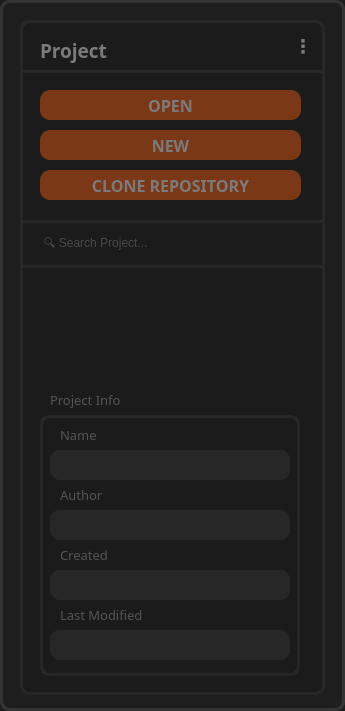
    <widget class="QFrame" name="frm_project_manager">
     <property name="geometry">
      <rect>
       <x>20</x>
       <y>25</y>
       <width>345</width>
       <height>711</height>
      </rect>
     </property>
     <property name="sizePolicy">
      <sizepolicy hsizetype="Preferred" vsizetype="Preferred">
       <horstretch>0</horstretch>
       <verstretch>0</verstretch>
      </sizepolicy>
     </property>
     <property name="styleSheet">
      <string notr="true">border-radius: 10px;
border: 3px solid #333333;
background: #1e1e1e;</string>
     </property>
     <property name="frameShape">
      <enum>QFrame::NoFrame</enum>
     </property>
     <widget class="QFrame" name="frm_project">
      <property name="geometry">
       <rect>
        <x>20</x>
        <y>20</y>
        <width>305</width>
        <height>675</height>
       </rect>
      </property>
      <property name="styleSheet">
       <string notr="true">background-color: #161616;
border: 3px solid #333333;</string>
      </property>
      <widget class="QPushButton" name="btn_open_project">
       <property name="geometry">
        <rect>
         <x>20</x>
         <y>70</y>
         <width>261</width>
         <height>30</height>
        </rect>
       </property>
       <property name="sizePolicy">
        <sizepolicy hsizetype="Fixed" vsizetype="Fixed">
         <horstretch>0</horstretch>
         <verstretch>0</verstretch>
        </sizepolicy>
       </property>
       <property name="font">
        <font>
         <family>JetBrains Mono</family>
         <pointsize>12</pointsize>
         <weight>75</weight>
         <bold>true</bold>
        </font>
       </property>
       <property name="mouseTracking">
        <bool>true</bool>
       </property>
       <property name="layoutDirection">
        <enum>Qt::LeftToRight</enum>
       </property>
       <property name="styleSheet">
        <string notr="true">QPushButton {
	background-color: #FE5C0D;
	color: #FFFFFF;
	padding: 5px;
	border-radius: 10px;
	border: none;
}
QPushButton:hover{
	background-color: rgb(254, 81, 13);
    border: 2px solid rgb(254, 174, 13);
}</string>
       </property>
       <property name="text">
        <string>OPEN</string>
       </property>
      </widget>
      <widget class="QPushButton" name="btn_create_new_project">
       <property name="geometry">
        <rect>
         <x>20</x>
         <y>110</y>
         <width>261</width>
         <height>30</height>
        </rect>
       </property>
       <property name="sizePolicy">
        <sizepolicy hsizetype="Fixed" vsizetype="Fixed">
         <horstretch>0</horstretch>
         <verstretch>0</verstretch>
        </sizepolicy>
       </property>
       <property name="font">
        <font>
         <family>JetBrains Mono</family>
         <pointsize>12</pointsize>
         <weight>75</weight>
         <bold>true</bold>
        </font>
       </property>
       <property name="mouseTracking">
        <bool>true</bool>
       </property>
       <property name="styleSheet">
        <string notr="true">QPushButton {
	background-color: #FE5C0D;
	color: #FFFFFF;
	padding: 5px;
	border-radius: 10px;
	border: none;
}
QPushButton:hover{
	background-color: rgb(254, 81, 13);
    border: 2px solid rgb(254, 174, 13);
}</string>
       </property>
       <property name="text">
        <string>NEW</string>
       </property>
      </widget>
      <widget class="QPushButton" name="btn_clone_repository">
       <property name="geometry">
        <rect>
         <x>20</x>
         <y>150</y>
         <width>261</width>
         <height>30</height>
        </rect>
       </property>
       <property name="sizePolicy">
        <sizepolicy hsizetype="Fixed" vsizetype="Fixed">
         <horstretch>0</horstretch>
         <verstretch>0</verstretch>
        </sizepolicy>
       </property>
       <property name="font">
        <font>
         <family>JetBrains Mono</family>
         <pointsize>12</pointsize>
         <weight>75</weight>
         <bold>true</bold>
        </font>
       </property>
       <property name="mouseTracking">
        <bool>true</bool>
       </property>
       <property name="styleSheet">
        <string notr="true">QPushButton {
	background-color: #FE5C0D;
	color: #FFFFFF;
	padding: 5px;
	border-radius: 10px;
	border: none;
}
QPushButton:hover{
	background-color: rgb(254, 81, 13);
    border: 2px solid rgb(254, 174, 13);
}</string>
       </property>
       <property name="text">
        <string>CLONE REPOSITORY</string>
       </property>
      </widget>
      <widget class="Line" name="line">
       <property name="geometry">
        <rect>
         <x>0</x>
         <y>200</y>
         <width>305</width>
         <height>3</height>
        </rect>
       </property>
       <property name="orientation">
        <enum>Qt::Horizontal</enum>
       </property>
      </widget>
      <widget class="QLabel" name="lbl_project_name">
       <property name="geometry">
        <rect>
         <x>20</x>
         <y>15</y>
         <width>241</width>
         <height>30</height>
        </rect>
       </property>
       <property name="font">
        <font>
         <family>JetBrains Mono</family>
         <pointsize>14</pointsize>
         <weight>75</weight>
         <bold>true</bold>
        </font>
       </property>
       <property name="styleSheet">
        <string notr="true">border: none;
color: #FFF;</string>
       </property>
       <property name="text">
        <string>Project</string>
       </property>
      </widget>
      <widget class="QToolButton" name="btn_property_project">
       <property name="geometry">
        <rect>
         <x>270</x>
         <y>11</y>
         <width>26</width>
         <height>31</height>
        </rect>
       </property>
       <property name="font">
        <font>
         <pointsize>14</pointsize>
         <weight>75</weight>
         <bold>true</bold>
        </font>
       </property>
       <property name="contextMenuPolicy">
        <enum>Qt::DefaultContextMenu</enum>
       </property>
       <property name="layoutDirection">
        <enum>Qt::LeftToRight</enum>
       </property>
       <property name="styleSheet">
        <string notr="true">border: none;
color: #FFF;
background: none;</string>
       </property>
       <property name="text">
        <string>⋮</string>
       </property>
      </widget>
      <widget class="Line" name="line_2">
       <property name="geometry">
        <rect>
         <x>0</x>
         <y>50</y>
         <width>305</width>
         <height>3</height>
        </rect>
       </property>
       <property name="orientation">
        <enum>Qt::Horizontal</enum>
       </property>
      </widget>
      <widget class="QTextEdit" name="text_edit_search_project">
       <property name="geometry">
        <rect>
         <x>20</x>
         <y>210</y>
         <width>260</width>
         <height>31</height>
        </rect>
       </property>
       <property name="styleSheet">
        <string notr="true">border: none;
color: #F1F1F1;</string>
       </property>
       <property name="inputMethodHints">
        <set>Qt::ImhNone</set>
       </property>
       <property name="verticalScrollBarPolicy">
        <enum>Qt::ScrollBarAlwaysOff</enum>
       </property>
       <property name="horizontalScrollBarPolicy">
        <enum>Qt::ScrollBarAlwaysOff</enum>
       </property>
       <property name="markdown">
        <string/>
       </property>
       <property name="html">
        <string>&lt;!DOCTYPE HTML PUBLIC &quot;-//W3C//DTD HTML 4.0//EN&quot; &quot;http://www.w3.org/TR/REC-html40/strict.dtd&quot;&gt;
&lt;html&gt;&lt;head&gt;&lt;meta name=&quot;qrichtext&quot; content=&quot;1&quot; /&gt;&lt;style type=&quot;text/css&quot;&gt;
p, li { white-space: pre-wrap; }
&lt;/style&gt;&lt;/head&gt;&lt;body style=&quot; font-family:'Ubuntu Sans'; font-size:11pt; font-weight:400; font-style:normal;&quot;&gt;
&lt;p style=&quot;-qt-paragraph-type:empty; margin-top:0px; margin-bottom:0px; margin-left:0px; margin-right:0px; -qt-block-indent:0; text-indent:0px;&quot;&gt;&lt;br /&gt;&lt;/p&gt;&lt;/body&gt;&lt;/html&gt;</string>
       </property>
       <property name="placeholderText">
        <string>🔍 Search Project...  </string>
       </property>
      </widget>
      <widget class="Line" name="line_3">
       <property name="geometry">
        <rect>
         <x>0</x>
         <y>245</y>
         <width>305</width>
         <height>3</height>
        </rect>
       </property>
       <property name="orientation">
        <enum>Qt::Horizontal</enum>
       </property>
      </widget>
      <widget class="QTreeView" name="tree_view_project">
       <property name="geometry">
        <rect>
         <x>20</x>
         <y>260</y>
         <width>260</width>
         <height>100</height>
        </rect>
       </property>
       <property name="contextMenuPolicy">
        <enum>Qt::CustomContextMenu</enum>
       </property>
       <property name="styleSheet">
        <string notr="true">border: none;
color: #fff;
font-size: 18px;</string>
       </property>
      </widget>
      <widget class="QFrame" name="frm_projec_info">
       <property name="geometry">
        <rect>
         <x>20</x>
         <y>395</y>
         <width>260</width>
         <height>261</height>
        </rect>
       </property>
       <property name="styleSheet">
        <string notr="true">background: #161616;</string>
       </property>
       <property name="frameShape">
        <enum>QFrame::StyledPanel</enum>
       </property>
       <property name="frameShadow">
        <enum>QFrame::Raised</enum>
       </property>
       <widget class="QLabel" name="lbl_project_name_2">
        <property name="geometry">
         <rect>
          <x>20</x>
          <y>10</y>
          <width>220</width>
          <height>20</height>
         </rect>
        </property>
        <property name="font">
         <font>
          <family>JetBrains Mono</family>
          <pointsize>10</pointsize>
          <weight>50</weight>
          <bold>false</bold>
         </font>
        </property>
        <property name="styleSheet">
         <string notr="true">border: none;
color: #9E9E9E;
background: none;</string>
        </property>
        <property name="text">
         <string>Name</string>
        </property>
       </widget>
       <widget class="QLabel" name="lbl_author">
        <property name="geometry">
         <rect>
          <x>20</x>
          <y>70</y>
          <width>220</width>
          <height>20</height>
         </rect>
        </property>
        <property name="font">
         <font>
          <family>JetBrains Mono</family>
          <pointsize>10</pointsize>
          <weight>50</weight>
          <bold>false</bold>
         </font>
        </property>
        <property name="styleSheet">
         <string notr="true">border: none;
color: #9E9E9E;
background: none;</string>
        </property>
        <property name="text">
         <string>Author</string>
        </property>
       </widget>
       <widget class="QLabel" name="lbl_created">
        <property name="geometry">
         <rect>
          <x>20</x>
          <y>130</y>
          <width>220</width>
          <height>20</height>
         </rect>
        </property>
        <property name="font">
         <font>
          <family>JetBrains Mono</family>
          <pointsize>10</pointsize>
          <weight>50</weight>
          <bold>false</bold>
         </font>
        </property>
        <property name="styleSheet">
         <string notr="true">border: none;
color: #9E9E9E;
background: none;</string>
        </property>
        <property name="text">
         <string>Created</string>
        </property>
       </widget>
       <widget class="QLabel" name="lbl_last_modified">
        <property name="geometry">
         <rect>
          <x>20</x>
          <y>190</y>
          <width>220</width>
          <height>20</height>
         </rect>
        </property>
        <property name="font">
         <font>
          <family>JetBrains Mono</family>
          <pointsize>10</pointsize>
          <weight>50</weight>
          <bold>false</bold>
         </font>
        </property>
        <property name="styleSheet">
         <string notr="true">border: none;
color: #9E9E9E;
background: none;</string>
        </property>
        <property name="text">
         <string>Last Modified</string>
        </property>
       </widget>
       <widget class="QLabel" name="txt_project_name">
        <property name="geometry">
         <rect>
          <x>10</x>
          <y>35</y>
          <width>240</width>
          <height>30</height>
         </rect>
        </property>
        <property name="font">
         <font>
          <family>JetBrains Mono</family>
          <pointsize>10</pointsize>
          <weight>50</weight>
          <bold>false</bold>
         </font>
        </property>
        <property name="styleSheet">
         <string notr="true">	background-color: #333333;
	color: #FFFFFF;
	padding: 5px;
	border-radius: 10px;
	border: none;</string>
        </property>
        <property name="text">
         <string/>
        </property>
        <property name="alignment">
         <set>Qt::AlignLeading|Qt::AlignLeft|Qt::AlignVCenter</set>
        </property>
       </widget>
       <widget class="QLabel" name="txt_author">
        <property name="geometry">
         <rect>
          <x>10</x>
          <y>95</y>
          <width>240</width>
          <height>30</height>
         </rect>
        </property>
        <property name="font">
         <font>
          <family>JetBrains Mono</family>
          <pointsize>10</pointsize>
          <weight>50</weight>
          <bold>false</bold>
         </font>
        </property>
        <property name="styleSheet">
         <string notr="true">	background-color: #333333;
	color: #FFFFFF;
	padding: 5px;
	border-radius: 10px;
	border: none;</string>
        </property>
        <property name="text">
         <string/>
        </property>
        <property name="alignment">
         <set>Qt::AlignLeading|Qt::AlignLeft|Qt::AlignVCenter</set>
        </property>
       </widget>
       <widget class="QLabel" name="txt_created">
        <property name="geometry">
         <rect>
          <x>10</x>
          <y>155</y>
          <width>240</width>
          <height>30</height>
         </rect>
        </property>
        <property name="font">
         <font>
          <family>JetBrains Mono</family>
          <pointsize>10</pointsize>
          <weight>50</weight>
          <bold>false</bold>
         </font>
        </property>
        <property name="styleSheet">
         <string notr="true">	background-color: #333333;
	color: #FFFFFF;
	padding: 5px;
	border-radius: 10px;
	border: none;</string>
        </property>
        <property name="text">
         <string/>
        </property>
        <property name="alignment">
         <set>Qt::AlignLeading|Qt::AlignLeft|Qt::AlignVCenter</set>
        </property>
       </widget>
       <widget class="QLabel" name="txt_last_modified">
        <property name="geometry">
         <rect>
          <x>10</x>
          <y>215</y>
          <width>240</width>
          <height>30</height>
         </rect>
        </property>
        <property name="font">
         <font>
          <family>JetBrains Mono</family>
          <pointsize>10</pointsize>
          <weight>50</weight>
          <bold>false</bold>
         </font>
        </property>
        <property name="styleSheet">
         <string notr="true">	background-color: #333333;
	color: #FFFFFF;
	padding: 5px;
	border-radius: 10px;
	border: none;</string>
        </property>
        <property name="text">
         <string/>
        </property>
        <property name="alignment">
         <set>Qt::AlignLeading|Qt::AlignLeft|Qt::AlignVCenter</set>
        </property>
       </widget>
      </widget>
      <widget class="QLabel" name="lbl_project_info">
       <property name="geometry">
        <rect>
         <x>30</x>
         <y>370</y>
         <width>241</width>
         <height>20</height>
        </rect>
       </property>
       <property name="font">
        <font>
         <family>JetBrains Mono</family>
         <pointsize>10</pointsize>
         <weight>50</weight>
         <bold>false</bold>
        </font>
       </property>
       <property name="styleSheet">
        <string notr="true">border: none;
color: #9E9E9E</string>
       </property>
       <property name="text">
        <string>Project Info</string>
       </property>
      </widget>
     </widget>
     <widget class="QFrame" name="project_manager_overlay">
      <property name="geometry">
       <rect>
        <x>0</x>
        <y>0</y>
        <width>345</width>
        <height>711</height>
       </rect>
      </property>
      <property name="acceptDrops">
       <bool>false</bool>
      </property>
      <property name="styleSheet">
       <string notr="true">background-color: rgba(30, 30, 30, 150);
</string>
      </property>
      <property name="frameShape">
       <enum>QFrame::StyledPanel</enum>
      </property>
      <property name="frameShadow">
       <enum>QFrame::Raised</enum>
      </property>
     </widget>
    </widget>
